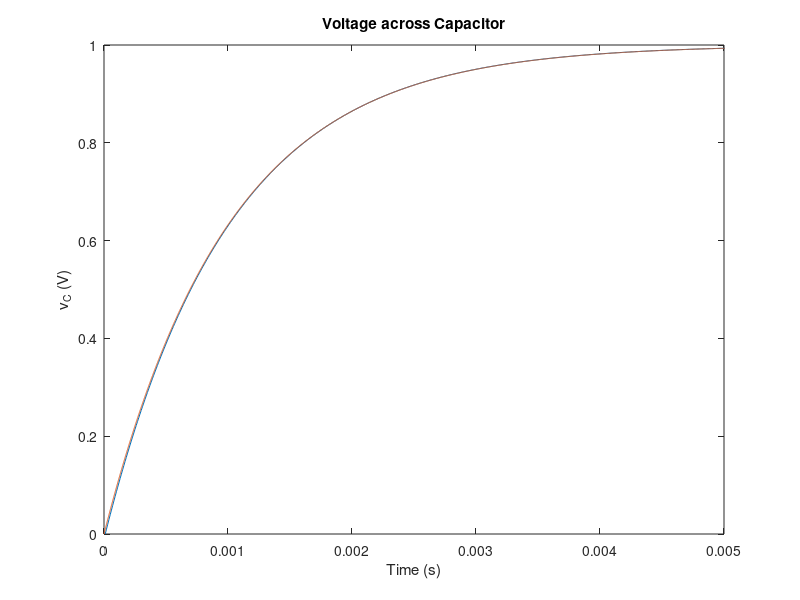

Write MATLAB code to recreate this figure. (Note: this script raises an error after producing the figure.)
%%
h = 1e-05;
R = 1e3;
C = 1e-6;
vC0 = 0;
vR0 = 0;

vin = ones(1,1000); 
v = zeros(2,1000); % These are our states
v(:,1) = [vR0; vC0]; % Our states are vR and vC, so they can be put into a matrix

for k=1:999
    v(:,k+1) = [0 -(1-(h/(R*C))); 0 (1-(h/(R*C)))]*v(:,k) + [h/(R*C)-1; h/(R*C)]*vin(k);
end

t = 0:1e-6:0.1;
figure;
plot(h.*(1:k+1),v(2,:));
hold on;
t = 0:1e-6:0.1;
plot(t,1-exp(-t/(R*C))); % Gives you the real function to compare against our C values
xlabel('Time (s)');
xlim([0,5e-3]);
ylabel('v_C (V)');
title('Voltage across Capacitor');

Vout = Vin;

legend('Vc','Vc_r');
